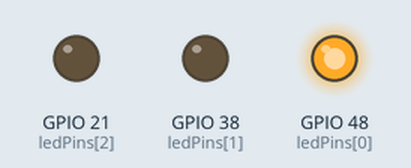
Recording of a program running on a simulated ESP32-S3. Shown: output pins drawn as LEDs (lit = HIGH).

Above: at 0.2 s.
At 1.2 s:
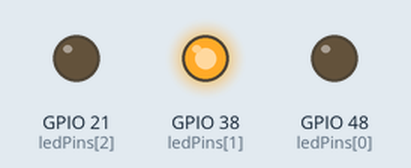
At 2.2 s:
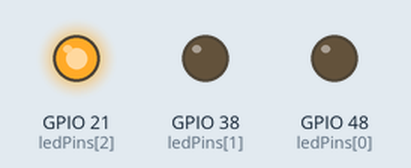
At 5.7 s:
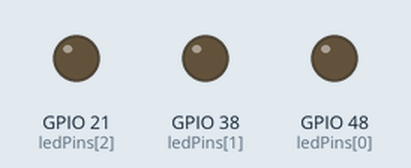
Timing chart, 0 to 6.9 s (numbered marks = the images above):
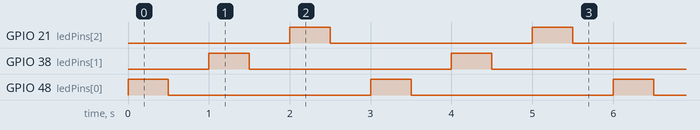

The program:

main.cpp
```cpp
#include <Arduino.h>

// Try the three most common onboard LED pins for ESP32-S3 DevKitC-1
const int ledPins[] = {48, 38, 21};
const int numLeds = sizeof(ledPins) / sizeof(ledPins[0]);

void setup() {
  for (int i = 0; i < numLeds; ++i) {
    pinMode(ledPins[i], OUTPUT);
    digitalWrite(ledPins[i], LOW);
  }
}

void loop() {
  for (int i = 0; i < numLeds; ++i) {
    digitalWrite(ledPins[i], HIGH);
    delay(500);
    digitalWrite(ledPins[i], LOW);
    delay(500);
  }
}
```

Measured:
- by itself, GPIO 21 (ledPins[2]), GPIO 38 (ledPins[1]), GPIO 48 (ledPins[0]): alternates HIGH for 0.50 s and LOW for 2.5 s
- by itself, everything shown: repeats every 3.0 s, in 6 steps
